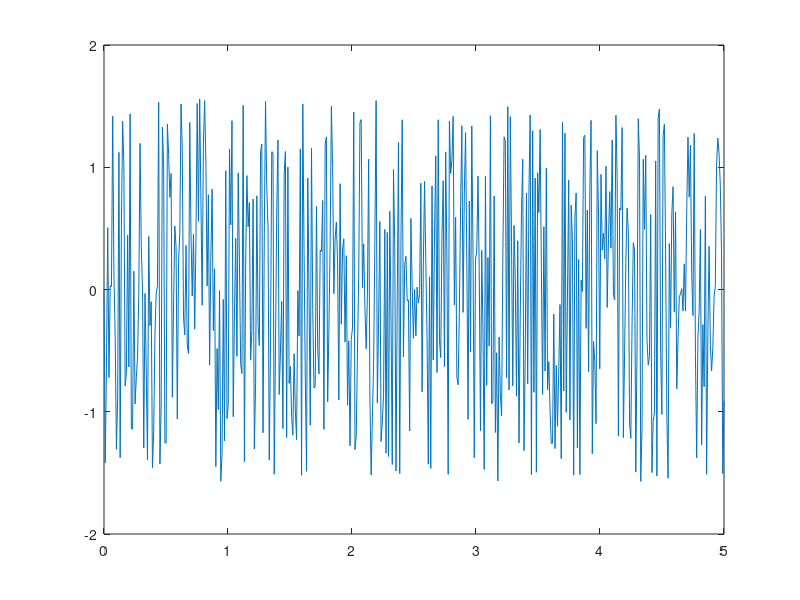

Write MATLAB code to recreate this figure.
%% 11.3.4 Amplitude Spectrum

L = 1000;
X = zeros(1,L);
sampling_interval = 0.1;
t = (1:L) * sampling_interval;
for N = 1:10
    X = X + N * sin (N*pi*t);
end
plot(t, X);
Y = fft(X)/L;

NyLimit = (1 / sampling_interval)/ 2;

F = linspace(0,1,L/2)*NyLimit;
plot(F, abs(Y(1:L/2)));

%% 11.3.5 Power

plot(F, (Y(1:L/2).*conj(Y(1:L/2))));

%% 11.3.6 Phase Analysis and Coherence

L = 1000;
X = zeros(1,L);
sampling_interval = 0.1;
t = (1:L) * sampling_interval;
for N = 1:10
    X = X + N * sin (N*pi*t);
end
plot(t, X);
Y = fft(X)/L;
phi = atan(imag(Y)./real(Y));
F = linspace(0,1,L/2)*NyLimit;
plot(F, phi(1:L/2));
